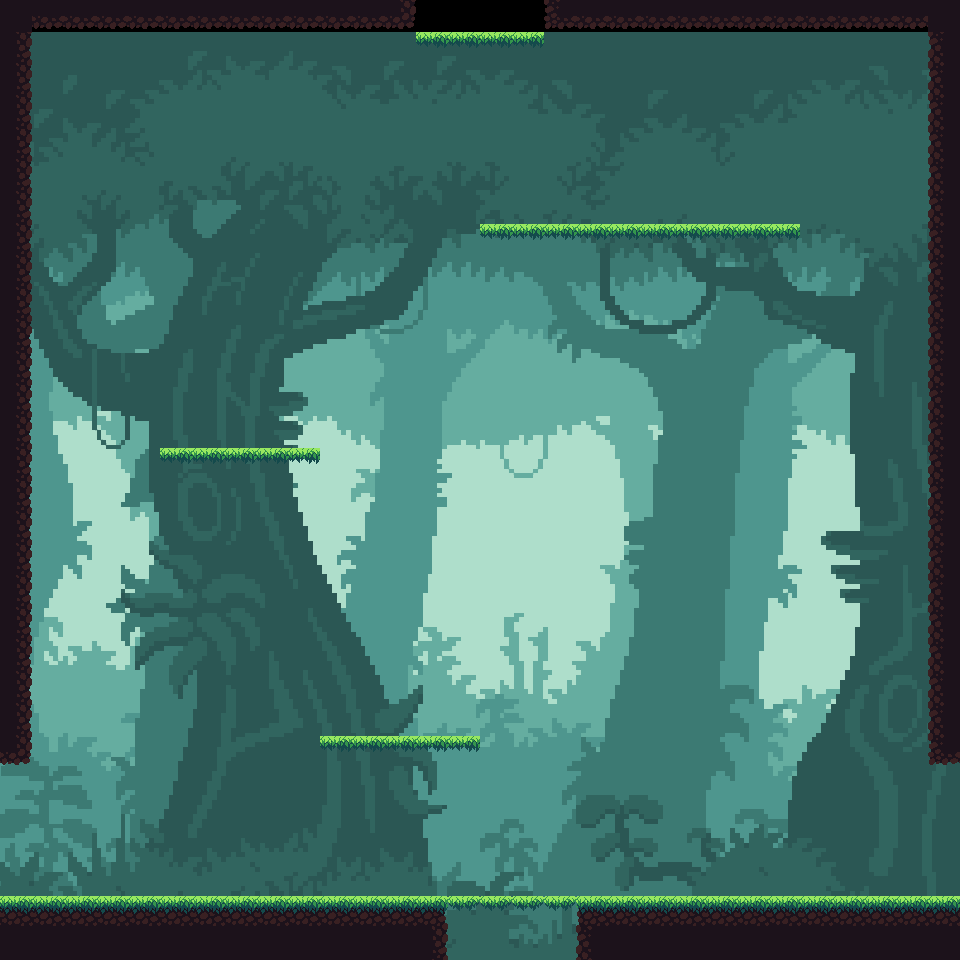

This is a level from a 2D game, rendered from its Tiled map with the project's own tilesets. A one-line summary and the complete map file follow:
An orthogonal 30x30 tile map with 32x32 px tiles, 1 tile layer (Tile Layer 1), 2 tilesets, 1 image layer and 23 objects (8x wall, 5x platform, portal_s, p_w, p_e, ...).

<map version="1.2" tiledversion="1.3.2" orientation="orthogonal" renderorder="right-down" compressionlevel="0" width="30" height="30" tilewidth="32" tileheight="32" infinite="0" nextlayerid="4" nextobjectid="35">
 <tileset firstgid="1" source="temp_portal.tsx" />
 <tileset firstgid="2" source="tileset_1.tsx" />
 <imagelayer id="3" name="Image Layer 1" offsetx="-544" offsety="32">
  <image source="../sprites/c0_hep.png" width="1845" height="1034" />
 </imagelayer>
 <layer id="1" name="Tile Layer 1" width="30" height="30">
  <data encoding="csv">
10,17,17,17,17,17,17,17,17,17,17,17,18,0,0,0,0,16,17,17,17,17,17,17,17,17,17,17,17,10,
11,0,0,0,0,0,0,0,0,0,0,0,0,38,38,38,38,0,0,0,0,0,0,0,0,0,0,0,0,9,
11,0,0,0,0,0,0,0,0,0,0,0,0,0,0,0,0,0,0,0,0,0,0,0,0,0,0,0,0,9,
11,0,0,0,0,0,0,0,0,0,0,0,0,0,0,0,0,0,0,0,0,0,0,0,0,0,0,0,0,9,
11,0,0,0,0,0,0,0,0,0,0,0,0,0,0,0,0,0,0,0,0,0,0,0,0,0,0,0,0,9,
11,0,0,0,0,0,0,0,0,0,0,0,0,0,0,0,0,0,0,0,0,0,0,0,0,0,0,0,0,9,
11,0,0,0,0,0,0,0,0,0,0,0,0,0,0,0,0,0,0,0,0,0,0,0,0,0,0,0,0,9,
11,0,0,0,0,0,0,0,0,0,0,0,0,0,0,38,38,38,38,38,38,38,38,38,38,0,0,0,0,9,
11,0,0,0,0,0,0,0,0,0,0,0,0,0,0,0,0,0,0,0,0,0,0,0,0,0,0,0,0,9,
11,0,0,0,0,0,0,0,0,0,0,0,0,0,0,0,0,0,0,0,0,0,0,0,0,0,0,0,0,9,
11,0,0,0,0,0,0,0,0,0,0,0,0,0,0,0,0,0,0,0,0,0,0,0,0,0,0,0,0,9,
11,0,0,0,0,0,0,0,0,0,0,0,0,0,0,0,0,0,0,0,0,0,0,0,0,0,0,0,0,9,
11,0,0,0,0,0,0,0,0,0,0,0,0,0,0,0,0,0,0,0,0,0,0,0,0,0,0,0,0,9,
11,0,0,0,0,0,0,0,0,0,0,0,0,0,0,0,0,0,0,0,0,0,0,0,0,0,0,0,0,9,
11,0,0,0,0,38,38,38,38,38,0,0,0,0,0,0,0,0,0,0,0,0,0,0,0,0,0,0,0,9,
11,0,0,0,0,0,0,0,0,0,0,0,0,0,0,0,0,0,0,0,0,0,0,0,0,0,0,0,0,9,
11,0,0,0,0,0,0,0,0,0,0,0,0,0,0,0,0,0,0,0,0,0,0,0,0,0,0,0,0,9,
11,0,0,0,0,0,0,0,0,0,0,0,0,0,0,0,0,0,0,0,0,0,0,0,0,0,0,0,0,9,
11,0,0,0,0,0,0,0,0,0,0,0,0,0,0,0,0,0,0,0,0,0,0,0,0,0,0,0,0,9,
11,0,0,0,0,0,0,0,0,0,0,0,0,0,0,0,0,0,0,0,0,0,0,0,0,0,0,0,0,9,
11,0,0,0,0,0,0,0,0,0,0,0,0,0,0,0,0,0,0,0,0,0,0,0,0,0,0,0,0,9,
11,0,0,0,0,0,0,0,0,0,0,0,0,0,0,0,0,0,0,0,0,0,0,0,0,0,0,0,0,9,
11,0,0,0,0,0,0,0,0,0,0,0,0,0,0,0,0,0,0,0,0,0,0,0,0,0,0,0,0,9,
18,0,0,0,0,0,0,0,0,0,38,38,38,38,38,0,0,0,0,0,0,0,0,0,0,0,0,0,0,16,
0,0,0,0,0,0,0,0,0,0,0,0,0,0,0,0,0,0,0,0,0,0,0,0,0,0,0,0,0,0,
0,0,0,0,0,0,0,0,0,0,0,0,0,0,0,0,0,0,0,0,0,0,0,0,0,0,0,0,0,0,
0,0,0,0,0,0,0,0,0,0,0,0,0,0,0,0,0,0,0,0,0,0,0,0,0,0,0,0,0,0,
0,0,0,0,0,0,0,0,0,0,0,0,0,0,0,0,0,0,0,0,0,0,0,0,0,0,0,0,0,0,
3,3,3,3,3,3,3,3,3,3,3,3,3,4,22,22,22,22,2,3,3,3,3,3,3,3,3,3,3,3,
10,10,10,10,10,10,10,10,10,10,10,10,10,11,0,0,0,0,9,10,10,10,10,10,10,10,10,10,10,10
</data>
 </layer>
 <objectgroup id="2" name="Object Layer 1">
  <object id="1" name="wall" x="576" y="896" width="384" height="32" />
  <object id="2" name="wall" x="0" y="0" width="32" height="768" />
  <object id="4" name="wall" x="928" y="0" width="32" height="768" />
  <object id="8" name="wall" x="576" y="928" width="32" height="32" />
  <object id="9" name="wall" x="416" y="928" width="32" height="32" />
  <object id="10" name="portal_s" x="448" y="928" width="128" height="32" />
  <object id="11" name="wall" x="0" y="896" width="448" height="32" />
  <object id="12" name="p_w" x="64" y="864" width="32" height="32" />
  <object id="13" name="platform" x="448" y="896" width="128" height="32" />
  <object id="14" name="p_e" x="864" y="864" width="32" height="32" />
  <object id="16" name="portal_e" x="928" y="768" width="32" height="128" />
  <object id="18" name="platform" x="320" y="736" width="160" height="32" />
  <object id="19" name="platform" x="160" y="448" width="160" height="32" />
  <object id="20" name="platform" x="480" y="224" width="320" height="32" />
  <object id="21" name="platform" x="384" y="32" width="192" height="32" />
  <object id="22" name="wall" x="32" y="0" width="384" height="32" />
  <object id="23" name="wall" x="544" y="0" width="384" height="32" />
  <object id="24" name="portal_n" x="416" y="0" width="128" height="32" />
  <object id="30" name="portal_w" x="0" y="768" width="32" height="128" />
  <object id="31" name="p_s" x="512" y="864" width="32" height="32" />
  <object id="32" name="p_n" x="480" y="64" width="32" height="32" />
  <object id="33" x="416" y="352" width="32" />
  <object id="34" name="p_d" x="416" y="352" width="32" height="32" />
 </objectgroup>
</map>
